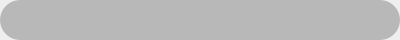
<?xml version="1.0" encoding="UTF-8"?>
<ui version="4.0">
 <class>SlideTextWidget</class>
 <widget class="QWidget" name="SlideTextWidget">
  <property name="geometry">
   <rect>
    <x>0</x>
    <y>0</y>
    <width>400</width>
    <height>40</height>
   </rect>
  </property>
  <property name="minimumSize">
   <size>
    <width>0</width>
    <height>0</height>
   </size>
  </property>
  <property name="maximumSize">
   <size>
    <width>16777215</width>
    <height>16777215</height>
   </size>
  </property>
  <property name="windowTitle">
   <string>Form</string>
  </property>
  <property name="styleSheet">
   <string notr="true"/>
  </property>
  <layout class="QGridLayout" name="gridLayout">
   <property name="leftMargin">
    <number>0</number>
   </property>
   <property name="topMargin">
    <number>0</number>
   </property>
   <property name="rightMargin">
    <number>0</number>
   </property>
   <property name="bottomMargin">
    <number>0</number>
   </property>
   <property name="spacing">
    <number>0</number>
   </property>
   <item row="0" column="0">
    <widget class="QWidget" name="WidgetMain" native="true">
     <property name="minimumSize">
      <size>
       <width>0</width>
       <height>40</height>
      </size>
     </property>
     <property name="maximumSize">
      <size>
       <width>16777215</width>
       <height>40</height>
      </size>
     </property>
     <property name="styleSheet">
      <string notr="true">QWidget#WidgetMain
{
	background-color:rgba(100,100,100,100);
	border-radius:20px;
}
</string>
     </property>
     <widget class="QLabel" name="LabelText">
      <property name="geometry">
       <rect>
        <x>150</x>
        <y>0</y>
        <width>54</width>
        <height>40</height>
       </rect>
      </property>
      <property name="minimumSize">
       <size>
        <width>0</width>
        <height>40</height>
       </size>
      </property>
      <property name="maximumSize">
       <size>
        <width>16777215</width>
        <height>40</height>
       </size>
      </property>
      <property name="styleSheet">
       <string notr="true">QLabel
{
	font-size:20px;
	color:rgb(255,255,255);
	background:transparent;
}
</string>
      </property>
      <property name="text">
       <string/>
      </property>
     </widget>
    </widget>
   </item>
  </layout>
 </widget>
 <resources/>
 <connections/>
</ui>
